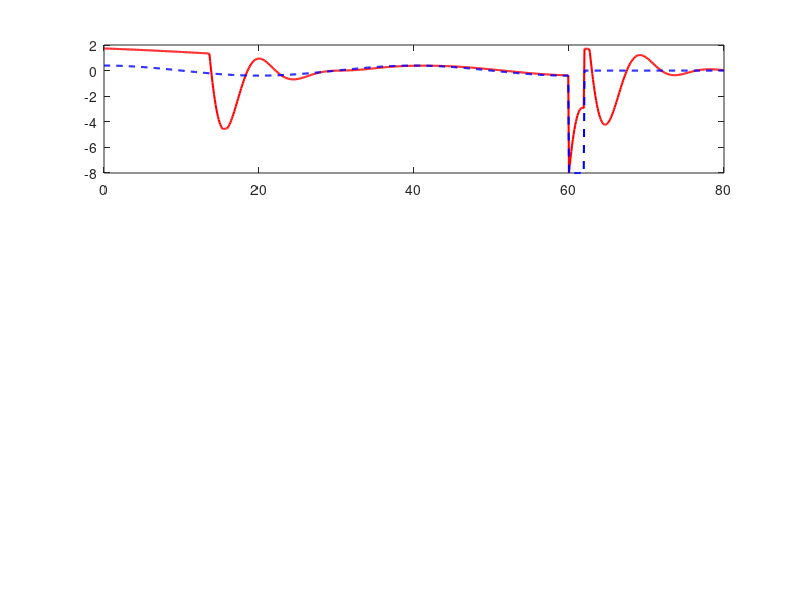

Write the MATLAB code that produced this figure. (Note: this script raises an error after producing the figure.)
function acc_with_emergency_and_initial_boost()
    %=== Параметры автомобиля ===
    p.m    = 1500;    % кг
    p.g    = 9.81;    % м/с^2
    p.rho  = 1.225;   % кг/м^3
    p.Cd   = 0.3;
    p.Af   = 2.5;     % м^2
    p.reff = 0.3;     % м
    p.f    = 0.015;   % коэф. качения
    p.Iw   = 2.0;     % кг·м^2

    %=== Параметры ACC ===
    d0       = 5;       % м
    h_head   = 1.5;     % с
    safe_dist= d0 + h_head*30;  % 5 + 1.5*30 = 50м, постоянная safe
    Kp       = 0.5;
    Ki       = 0.1;
    a_max    =  2;      % м/с^2
    a_min    = -4;      % обычное торм.
    a_min_em = -8;      % экстренное торм.

    %=== Время ===
    t_end   = 80; dt=0.1;
    t       = (0:dt:t_end)';
    N       = numel(t);
    t_on    = 10;    % с — включение ACC
    t_brake = 60;    % с — начало экстренного торм.

    %=== Профиль лидера (синусоида + экстр. торм.) ===
    v_set = 30; A=2.5; T=40; w=2*pi/T;
    v_lead = zeros(N,1);
    a_lead = zeros(N,1);
    x_lead = zeros(N,1);
    v_lead(1)=v_set + A*sin(0);

    %=== Инициализация эго-авто ===
    v = zeros(N,1);
    x = zeros(N,1);
    v(1) = 20;        
    x(1) = x_lead(1) - safe_dist + 0;  % дистанция ≈ safe на старте

    %=== Заготовки ===
    a_ego  = zeros(N,1);
    Tf_arr = zeros(N,1);
    integral_e = 0;

    %=== Цикл интегрирования ===
    for i=1:N-1
        %-- лидер --
        if t(i)<t_brake
            a_lead(i) = A*w*cos(w*t(i));
        elseif t(i)<t_brake+2
            a_lead(i) = -8;
        else
            a_lead(i) = 0;
        end
        v_lead(i+1) = max(v_lead(i) + a_lead(i)*dt,0);
        x_lead(i+1) = x_lead(i) + v_lead(i)*dt;

        %-- контроль --
        if t(i)<t_on
            % до 10с — постоянный «буст» a=2
            a_des = 2;
        else
            % ACC: feed-forward + PI
            d_rel = x_lead(i)-x(i);
            e     = d_rel - (d0 + h_head*v(i));
            integral_e = integral_e + e*dt;
            a_des = a_lead(i) + Kp*e + Ki*integral_e;
        end
        % ограничение по торможению
        if t(i)>=t_brake
            amin_curr = a_min_em;
        else
            amin_curr = a_min;
        end
        a_des = min(max(a_des,amin_curr),a_max);

        % крутящий момент
        Tf = p.m * a_des * p.reff;
        Tf_arr(i)=Tf;

        %-- динамика эго --
        Faero  = 0.5*p.rho*p.Cd*p.Af*v(i)^2;
        Froll = p.f * p.m * p.g;
        Fdrive= Tf / p.reff;
        v_dot  = (Fdrive - Faero - Froll)/p.m;
        a_ego(i)=v_dot;

        % интегрируем
        v(i+1)= max(v(i)+v_dot*dt,0);
        x(i+1)= x(i)+v(i)*dt;
    end
    a_lead(end)=a_lead(end-1);
    a_ego(end) =a_ego(end-1);

    %=== Рисуем графики ===
    figure('Position',[100 100 600 800]);

    % 1) Acceleration
    subplot(3,1,1);
    plot(t,a_ego,'r','LineWidth',1.5); hold on
    plot(t,a_lead,'b--','LineWidth',1.5);
    xline(t_on,   'k:','ACC on','LabelVerticalAlignment','bottom');
    xline(t_brake,'k:','Emergency','LabelVerticalAlignment','bottom');
    hold off
    xlabel('time (sec)'), ylabel('m/s^2');
    title('Acceleration'); legend('ego','lead','Location','best');
    grid on

    % 2) Velocity
    subplot(3,1,2);
    plot(t,v,'r','LineWidth',1.5); hold on
    plot(t,v_lead,'b--','LineWidth',1.5);
    plot([t(1),t(end)],[v_set,v_set],'k:','LineWidth',1.2);
    xline(t_on,'k:'), xline(t_brake,'k:');
    hold off
    xlabel('time (sec)'), ylabel('m/s');
    title('Velocity'); legend('ego','lead','set','Location','best');
    grid on

    % 3) Distance
    subplot(3,1,3);
    plot(t,x_lead-x,'r','LineWidth',1.5); hold on
    plot(t,safe_dist*ones(N,1),'b--','LineWidth',1.5);
    xline(t_on,'k:'), xline(t_brake,'k:');
    hold off
    xlabel('time (sec)'), ylabel('m');
    title('Distance between two cars');
    legend('actual','safe','Location','best');
    grid on
end
